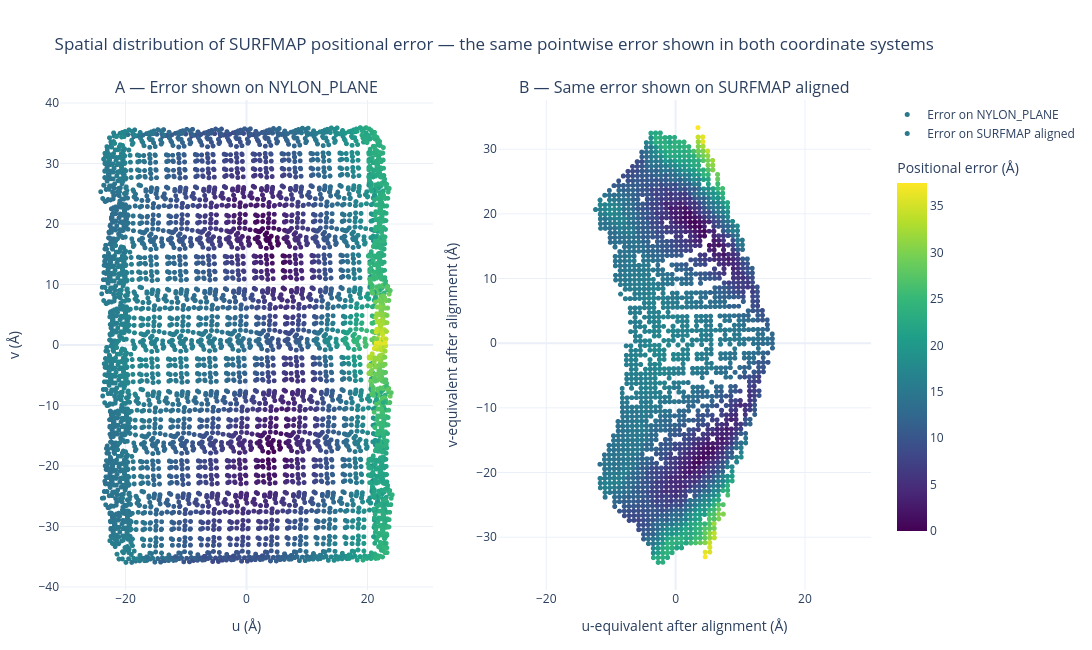

The cell this chart's notebook holds for it:
### Markdown cell above
# PART IV — Global geometric deformation

## 13. Where is the SURFMAP positional error located?

For every corresponding physical shell point we calculate:

\[
e_i =
\left\|
S_{i,aligned} - P_i
\right\|
\]

where \(P_i\) is the point position in **NYLON_PLANE** and \(S_{i,aligned}\) is the position assigned to the same physical point by SURFMAP after similarity alignment.

The value \(e_i\) is therefore a **2D positional error in Å**.

It is important not to confuse this quantity with `depth`:

- `depth` = how far the original 3D shell point lies behind the contact plane;
- `positional error` = how far the SURFMAP 2D position of that point is from its physical planar 2D position.

### Why the same error is shown twice

The same pointwise error value is displayed in two coordinate systems.

**Left — NYLON_PLANE**

The point is plotted at its physical planar position `(u,v)`.

This answers:

> **Which physical regions of the nylon face are represented most poorly by SURFMAP?**

**Right — SURFMAP aligned**

The same physical point is plotted at the position assigned by SURFMAP after global similarity alignment.

This answers:

> **Which regions of the SURFMAP map itself correspond to the largest geometrical error?**

The colour value is exactly the same in both panels. Only the position used for visualization changes.

This second view is particularly useful for SURFMATCH because it shows directly which parts of the SURFMAP representation would be geometrically less reliable if that map were used for matching.

For example, `positional error = 5 Å` does **not** mean that the point is 5 Å deep. It means that, after removing translation, rotation and global scale differences, the SURFMAP position of that physical shell point is still 5 Å away from its position in the planar reference.

### Code cell
error_min = 0.0
error_max = float(np.max(residual_A))

fig_error_comparison = make_subplots(
    rows=1,
    cols=2,
    subplot_titles=(
        "A — Error shown on NYLON_PLANE",
        "B — Same error shown on SURFMAP aligned",
    ),
    horizontal_spacing=0.08,
)

# Panel A — physical planar reference
fig_error_comparison.add_trace(
    go.Scattergl(
        x=P[:, 0],
        y=P[:, 1],
        mode="markers",
        marker=dict(
            size=5,
            color=residual_A,
            colorscale="Viridis",
            cmin=error_min,
            cmax=error_max,
            showscale=False,
            line=dict(width=0),
        ),
        customdata=np.column_stack([
            matched["point_id"],
            residual_A,
            matched["plane_radius_A"],
            matched["depth_A"],
            S_aligned[:, 0],
            S_aligned[:, 1],
        ]),
        hovertemplate=(
            "point_id = %{customdata[0]:.0f}<br>"
            "PLANAR u = %{x:.3f} Å<br>"
            "PLANAR v = %{y:.3f} Å<br>"
            "SURFMAP aligned u = %{customdata[4]:.3f} Å<br>"
            "SURFMAP aligned v = %{customdata[5]:.3f} Å<br>"
            "<b>positional error = %{customdata[1]:.4f} Å</b><br>"
            "plane radius = %{customdata[2]:.3f} Å<br>"
            "depth = %{customdata[3]:.3f} Å"
            "<extra></extra>"
        ),
        name="Error on NYLON_PLANE",
    ),
    row=1,
    col=1,
)

# Panel B — aligned SURFMAP representation
fig_error_comparison.add_trace(
    go.Scattergl(
        x=S_aligned[:, 0],
        y=S_aligned[:, 1],
        mode="markers",
        marker=dict(
            size=5,
            color=residual_A,
            colorscale="Viridis",
            cmin=error_min,
            cmax=error_max,
            colorbar=dict(
                title="Positional error (Å)",
                len=0.80,
            ),
            line=dict(width=0),
        ),
        customdata=np.column_stack([
            matched["point_id"],
            residual_A,
            P[:, 0],
            P[:, 1],
            matched["plane_radius_A"],
            matched["depth_A"],
        ]),
        hovertemplate=(
            "point_id = %{customdata[0]:.0f}<br>"
            "SURFMAP aligned u = %{x:.3f} Å<br>"
            "SURFMAP aligned v = %{y:.3f} Å<br>"
            "PLANAR u = %{customdata[2]:.3f} Å<br>"
            "PLANAR v = %{customdata[3]:.3f} Å<br>"
            "<b>positional error = %{customdata[1]:.4f} Å</b><br>"
            "plane radius = %{customdata[4]:.3f} Å<br>"
            "depth = %{customdata[5]:.3f} Å"
            "<extra></extra>"
        ),
        name="Error on SURFMAP aligned",
    ),
    row=1,
    col=2,
)

fig_error_comparison.update_xaxes(
    title_text="u (Å)",
    scaleanchor="y",
    scaleratio=1,
    row=1,
    col=1,
)
fig_error_comparison.update_yaxes(
    title_text="v (Å)",
    row=1,
    col=1,
)
fig_error_comparison.update_xaxes(
    title_text="u-equivalent after alignment (Å)",
    scaleanchor="y2",
    scaleratio=1,
    row=1,
    col=2,
)
fig_error_comparison.update_yaxes(
    title_text="v-equivalent after alignment (Å)",
    row=1,
    col=2,
)

fig_error_comparison.update_layout(
    title=(
        "Spatial distribution of SURFMAP positional error — "
        "the same pointwise error shown in both coordinate systems"
    ),
    template="plotly_white",
    width=1250,
    height=650,
    margin=dict(l=60, r=120, t=100, b=60),
)

fig_error_comparison.show()

# Alias retained for the export section.
fig_error = fig_error_comparison

### Figure 1 — Plotly figure (JSON) as saved in the notebook; plotly's stock layout.template omitted (floating-point values rounded to 4 significant figures; data arrays with more than 128 entries replaced by an {"elided": "..."} marker saying what was removed)
{"data": [{"customdata": {"elided": "6148x6 float values"}, "hovertemplate": "point_id = %{customdata[0]:.0f}<br>PLANAR u = %{x:.3f} Å<br>PLANAR v = %{y:.3f} Å<br>SURFMAP aligned u = %{customdata[4]:.3f} Å<br>SURFMAP aligned v = %{customdata[5]:.3f} Å<br><b>positional error = %{customdata[1]:.4f} Å</b><br>plane radius = %{customdata[2]:.3f} Å<br>depth = %{customdata[3]:.3f} Å<extra></extra>", "marker": {"cmax": 37.5, "cmin": 0.0, "color": {"elided": "6148 float values"}, "colorscale": [[0.0, "#440154"], [0.1111, "#482878"], [0.2222, "#3e4989"], [0.3333, "#31688e"], [0.4444, "#26828e"], [0.5556, "#1f9e89"], [0.6667, "#35b779"], [0.7778, "#6ece58"], [0.8889, "#b5de2b"], [1.0, "#fde725"]], "line": {"width": 0}, "showscale": false, "size": 5}, "mode": "markers", "name": "Error on NYLON_PLANE", "x": {"elided": "6148 float values"}, "y": {"elided": "6148 float values"}, "type": "scattergl", "xaxis": "x", "yaxis": "y"}, {"customdata": {"elided": "6148x6 float values"}, "hovertemplate": "point_id = %{customdata[0]:.0f}<br>SURFMAP aligned u = %{x:.3f} Å<br>SURFMAP aligned v = %{y:.3f} Å<br>PLANAR u = %{customdata[2]:.3f} Å<br>PLANAR v = %{customdata[3]:.3f} Å<br><b>positional error = %{customdata[1]:.4f} Å</b><br>plane radius = %{customdata[4]:.3f} Å<br>depth = %{customdata[5]:.3f} Å<extra></extra>", "marker": {"cmax": 37.5, "cmin": 0.0, "color": {"elided": "6148 float values"}, "colorbar": {"len": 0.8, "title": {"text": "Positional error (Å)"}}, "colorscale": [[0.0, "#440154"], [0.1111, "#482878"], [0.2222, "#3e4989"], [0.3333, "#31688e"], [0.4444, "#26828e"], [0.5556, "#1f9e89"], [0.6667, "#35b779"], [0.7778, "#6ece58"], [0.8889, "#b5de2b"], [1.0, "#fde725"]], "line": {"width": 0}, "size": 5}, "mode": "markers", "name": "Error on SURFMAP aligned", "x": {"elided": "6148 float values"}, "y": {"elided": "6148 float values"}, "type": "scattergl", "xaxis": "x2", "yaxis": "y2"}], "layout": {"xaxis": {"anchor": "y", "domain": [0.0, 0.46], "title": {"text": "u (Å)"}, "scaleanchor": "y", "scaleratio": 1}, "yaxis": {"anchor": "x", "domain": [0.0, 1.0], "title": {"text": "v (Å)"}}, "xaxis2": {"anchor": "y2", "domain": [0.54, 1.0], "title": {"text": "u-equivalent after alignment (Å)"}, "scaleanchor": "y2", "scaleratio": 1}, "yaxis2": {"anchor": "x2", "domain": [0.0, 1.0], "title": {"text": "v-equivalent after alignment (Å)"}}, "annotations": [{"font": {"size": 16}, "showarrow": false, "text": "A — Error shown on NYLON_PLANE", "x": 0.23, "xanchor": "center", "xref": "paper", "y": 1.0, "yanchor": "bottom", "yref": "paper"}, {"font": {"size": 16}, "showarrow": false, "text": "B — Same error shown on SURFMAP aligned", "x": 0.77, "xanchor": "center", "xref": "paper", "y": 1.0, "yanchor": "bottom", "yref": "paper"}], "margin": {"l": 60, "r": 120, "t": 100, "b": 60}, "title": {"text": "Spatial distribution of SURFMAP positional error — the same pointwise error shown in both coordinate systems"}, "width": 1250, "height": 650}}
